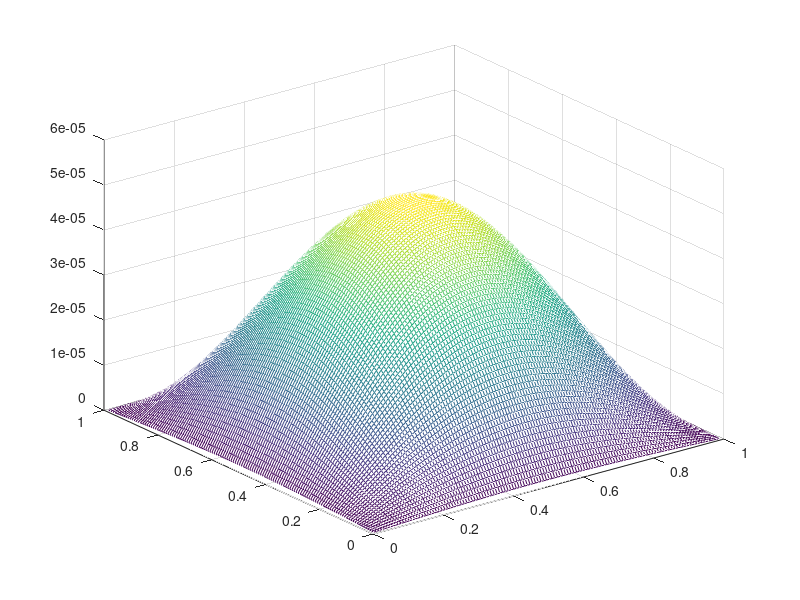

Reproduce this figure in MATLAB.
% Test for DST method
N = 128;
e = 1e-3;

T = gallery('tridiag', N-1, -1, 2, -1) * N^2;
l = ones(N-1, 1);
x = (1:N-1)' * l' / N;
y = l * (1:N-1) / N;
u = sin(pi*x) .* sin(pi*y);
F = pi^2 * (1+e) * u / N^2;

% DST method routine
tic
Fp = idst(dst(F)');
d = 4 * sin((1:N-1) * pi / (2 * N)).^2;
Up = Fp ./ (d' * l' + e * l * d);
U = dst(idst(Up')');
toc
mesh(x, y, U - u);